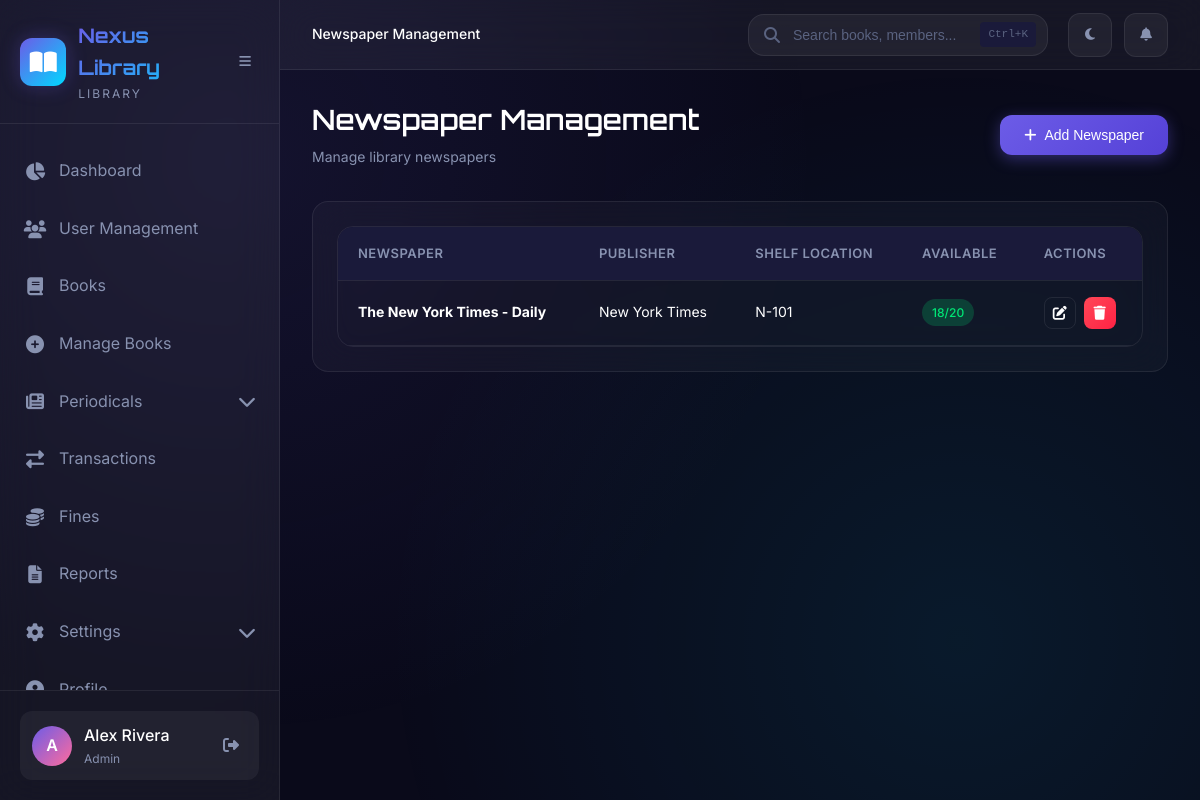
The page /admin/newspapers/index.php (signed in) on the database its author committed.
### tables this page shows
CREATE TABLE IF NOT EXISTS books (
    id INT PRIMARY KEY AUTO_INCREMENT,
    isbn VARCHAR(20) UNIQUE,
    title VARCHAR(255) NOT NULL,
    author VARCHAR(200) NOT NULL,
    publisher VARCHAR(200),
    category_id INT,
    type ENUM('book', 'magazine', 'newspaper') DEFAULT 'book',
    issuable ENUM('yes', 'no') DEFAULT 'yes',
    description TEXT,
    shelf_location VARCHAR(50),
    total_copies INT DEFAULT 1,
    available_copies INT DEFAULT 1,
    price DECIMAL(10,2) DEFAULT 0.00,
    pages INT,
    language VARCHAR(50) DEFAULT 'English',
    cover_image VARCHAR(255) DEFAULT NULL,
    qr_code VARCHAR(255) DEFAULT NULL,
    status ENUM('available', 'reserved', 'maintenance', 'lost') DEFAULT 'available',
    created_at TIMESTAMP DEFAULT CURRENT_TIMESTAMP,
    updated_at TIMESTAMP DEFAULT CURRENT_TIMESTAMP ON UPDATE CURRENT_TIMESTAMP,
    FOREIGN KEY (category_id) REFERENCES categories(id) ON DELETE SET NULL
);

### admin/newspapers/index.php (the view, shortened to what this page needs)
<?php
require_once __DIR__ . '/../../config/db.php';
$newspapers = $conn->query("SELECT * FROM books WHERE type = 'newspaper' ORDER BY title");
?>
<!DOCTYPE html>
<html lang="en">
<head>
    <link rel="stylesheet" href="https://cdnjs.cloudflare.com/ajax/libs/font-awesome/6.4.0/css/all.min.css">
    <link rel="stylesheet" href="<?php echo SITE_URL; ?>/assets/css/style.css">
</head>
<body>
    <div class="app-container">
        <?php include __DIR__ . '/../../includes/sidebar.php'; ?>
        <div class="main-content">
            <?php include __DIR__ . '/../../includes/topbar.php'; ?>
            <main class="page-content">
                <div class="page-header">
                    <div>
                        <h1 class="page-title">Newspaper Management</h1>
                        <p class="page-subtitle">Manage library newspapers</p>
                    </div>
                    <div class="page-actions">
                        <button onclick="openModal('addNewspaperModal')" class="btn btn-primary">
                            <i class="fas fa-plus"></i> Add Newspaper
                        </button>
                    </div>
                </div>
                <div class="card">
                    <div class="table-container">
                        <table class="data-table">
                            <thead>
                                <tr>
                                    <th>Newspaper</th>
                                    <th>Publisher</th>
                                    <th>Shelf Location</th>
                                    <th>Available</th>
                                    <th>Actions</th>
                                </tr>
                            </thead>
                            <tbody>
                                <?php if ($newspapers->num_rows > 0): ?>
                                    <?php while ($news = $newspapers->fetch_assoc()): ?>
                                        <tr>
                                            <td><strong><?php echo htmlspecialchars($news['title']); ?></strong></td>
                                            <td><?php echo htmlspecialchars($news['publisher'] ?? '-'); ?></td>
                                            <td><?php echo htmlspecialchars($news['shelf_location'] ?? '-'); ?></td>
                                            <td><span class="badge <?php echo $news['available_copies'] > 0 ? 'badge-success' : 'badge-danger'; ?>"><?php echo $news['available_copies']; ?>/<?php echo $news['total_copies']; ?></span></td>
                                            <td>
                                                <div class="actions">
                                                    <a href="<?php echo SITE_URL; ?>/admin/books/edit.php?id=<?php echo $news['id']; ?>" class="btn btn-icon btn-secondary"><i class="fas fa-edit"></i></a>
                                                    <a href="<?php echo SITE_URL; ?>/admin/books/delete.php?id=<?php echo $news['id']; ?>" class="btn btn-icon btn-danger delete-btn"><i class="fas fa-trash"></i></a>
                                                </div>
                                            </td>
                                        </tr>
                                    <?php endwhile; ?>
                                <?php else: ?>
                                    <tr><td colspan="5" class="text-center text-muted" style="padding: 40px;">No newspapers found</td></tr>
                                <?php endif; ?>
                            </tbody>
                        </table>
                    </div>
                </div>
            </main>
        </div>
    </div>
</body>
</html>

### assets/css/style.css (style rules this page uses)
:root { --primary: #6C5CE7; --primary-light: #8B7CF0; --primary-dark: #5541D7; --secondary: #00D9FF; --accent: #FF6B9D; --success: #00E676; --warning: #FFD93D; --danger: #FF4757; --info: #00D9FF; --bg-primary: #0a0a1a; --bg-secondary: #12122a; --bg-tertiary: #1a1a3a; --bg-card: rgba(255, 255, 255, 0.03); --bg-glass: rgba(255, 255, 255, 0.05); --bg-glass-hover: rgba(255, 255, 255, 0.08); --text-primary: #FFFFFF; --text-secondary: #8892B0; --text-muted: #5A6380; --border-color: rgba(255, 255, 255, 0.08); --border-hover: rgba(255, 255, 255, 0.15); --shadow-sm: 0 2px 8px rgba(0, 0, 0, 0.3); --shadow-md: 0 4px 16px rgba(0, 0, 0, 0.4); --shadow-lg: 0 8px 32px rgba(0, 0, 0, 0.5); --shadow-glow: 0 0 20px rgba(108, 92, 231, 0.3); --radius-sm: 8px; --radius-md: 12px; --radius-lg: 16px; --radius-xl: 24px; --transition-fast: 150ms ease; --transition-normal: 300ms ease; --transition-slow: 500ms ease; --sidebar-width: 280px; --sidebar-collapsed: 80px; --topbar-height: 70px; }
*, *::before, *::after { margin: 0; padding: 0; box-sizing: border-box; }
html { font-size: 16px; scroll-behavior: smooth; }
body { font-family: 'Inter', -apple-system, BlinkMacSystemFont, sans-serif; background: var(--bg-primary); color: var(--text-primary); line-height: 1.6; min-height: 100vh; overflow-x: hidden; }
body::before { content: ''; position: fixed; top: 0; left: 0; width: 100%; height: 100%; background: radial-gradient(circle at 20% 20%, rgba(108, 92, 231, 0.1) 0%, transparent 50%), radial-gradient(circle at 80% 80%, rgba(0, 217, 255, 0.08) 0%, transparent 50%); pointer-events: none; z-index: -1; }
a { color: var(--primary-light); text-decoration: none; transition: color var(--transition-fast); }
h1, h2, h3, h4, h5, h6 { font-family: 'Orbitron', sans-serif; font-weight: 600; line-height: 1.3; margin-bottom: 0.5em; }
h1 { font-size: 2.5rem; }
.app-container { display: flex; min-height: 100vh; }
.main-content { flex: 1; margin-left: var(--sidebar-width); min-height: 100vh; display: flex; flex-direction: column; transition: margin-left var(--transition-normal); }
.page-content { flex: 1; padding: 32px; animation: fadeIn 0.4s ease; }
.card { background: var(--bg-card); backdrop-filter: blur(20px); border: 1px solid var(--border-color); border-radius: var(--radius-lg); padding: 24px; transition: all var(--transition-normal); }
.btn { display: inline-flex; align-items: center; justify-content: center; gap: 8px; padding: 12px 24px; font-size: 14px; font-weight: 500; border-radius: var(--radius-md); border: none; cursor: pointer; transition: all var(--transition-fast); text-decoration: none; }
.btn-primary { background: linear-gradient(135deg, var(--primary), var(--primary-dark)); color: white; box-shadow: 0 4px 15px rgba(108, 92, 231, 0.4); }
.btn-secondary { background: transparent; color: var(--text-primary); border: 1px solid var(--border-color); }
.btn-danger { background: linear-gradient(135deg, var(--danger), #FF2244); color: white; }
.btn-icon { width: 40px; height: 40px; padding: 0; border-radius: var(--radius-sm); }
.table-container { overflow-x: auto; border-radius: var(--radius-lg); border: 1px solid var(--border-color); }
.data-table { width: 100%; border-collapse: collapse; }
.data-table thead { background: var(--bg-tertiary); }
.data-table th { padding: 16px 20px; text-align: left; font-weight: 600; font-size: 13px; text-transform: uppercase; letter-spacing: 0.5px; color: var(--text-secondary); border-bottom: 1px solid var(--border-color); }
.data-table tbody tr { border-bottom: 1px solid var(--border-color); transition: background var(--transition-fast); }
.data-table td { padding: 16px 20px; font-size: 14px; vertical-align: middle; }
.data-table .actions { display: flex; gap: 8px; }
.data-table .btn-icon { width: 32px; height: 32px; font-size: 14px; }
.badge { display: inline-flex; align-items: center; padding: 4px 10px; font-size: 12px; font-weight: 500; border-radius: 20px; }
.badge-success { background: rgba(0, 230, 118, 0.2); color: var(--success); }
.page-header { display: flex; justify-content: space-between; align-items: center; margin-bottom: 32px; flex-wrap: wrap; gap: 20px; }
.page-title { font-size: 28px; margin-bottom: 8px; }
.page-subtitle { color: var(--text-secondary); font-size: 14px; }
.page-actions { display: flex; gap: 12px; }

### rows shown on the page
books: title "The New York Times - Daily", publisher "New York Times", shelf_location "N-101", available_copies "18", total_copies "20"

### other values the page prints
getLibraryName() "Nexus Library"
substr($user_name, 0, 1) "A"
$user_name "Alex Rivera"
$user_role "Admin"
$page_title "Newspaper Management"
